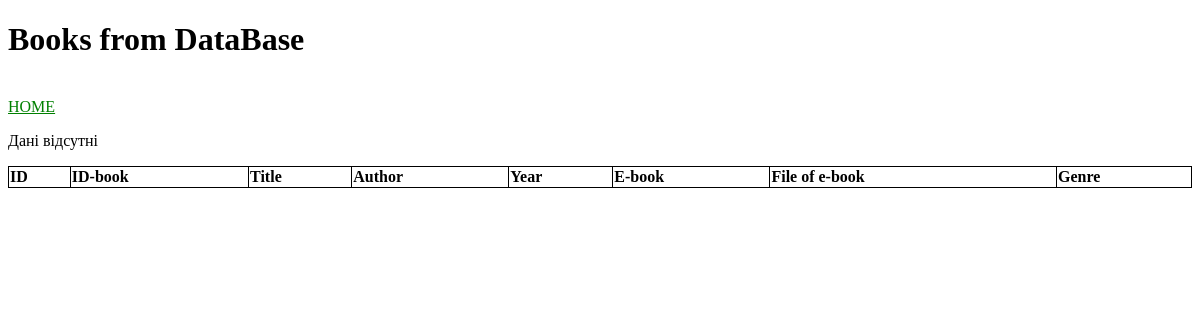
The page /books/adventure on the database as committed earlier.
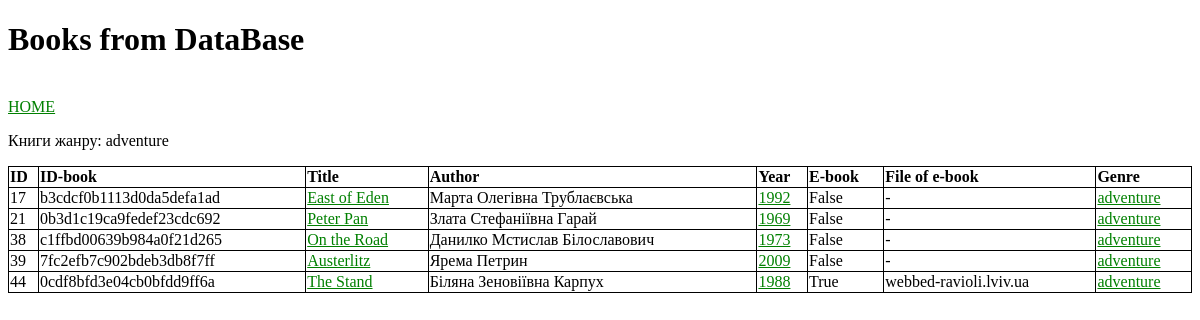
The same page on the database as committed later.
### books/models.py (models this page shows)
class Book(models.Model):
    id = models.IntegerField(auto_created=True, primary_key=True, serialize=False, verbose_name='ID')
    book_id = models.CharField(max_length=255, default=uuid.uuid4, unique=True)
    title = models.CharField(max_length=255)
    author = models.CharField(max_length=255)
    year = models.IntegerField()
    ebook = models.BooleanField()
    filename = models.CharField(max_length=255, null=True)
    genre = models.CharField(max_length=255, null=True)

### books/views.py (the view)
# urls.py: path('books/<str:genre>', views.book_by_genre, name='book_genre'),
def book_by_genre(request, genre):
    template = loader.get_template('books.html')
    book_db = Book.objects.filter(genre=genre).values()
    context = {
        'message': f'Книги жанру: {genre}' if len(book_db) else 'Дані відсутні',
        'books': book_db
    }
    return HttpResponse(template.render(context, request))

### books/templates/books.html (shortened to what this page needs)
<!DOCTYPE html>
<html>
<body>
<h1>Books from DataBase</h1>
<br>
<a href="{% url 'books' %}">HOME</a>
<p>{{ message }}</p>
<table style="width:100%">
  <tr color="blue">
    <th>ID</th>
    <th>ID-book</th>
    <th>Title</th>
    <th>Author</th>
    <th>Year</th>
    <th>E-book</th>
    <th>File of e-book</th>
    <th>Genre</th>
  </tr>
    {% for book in books %}
  <tr>
    <td>{{ book.id }}</td>
    <td>{{ book.book_id }}</td>
    <td><a href="{% url 'book_id' book.id %}">{{ book.title }}</a></td>
    <td>{{ book.author }}</td>
    <td><a href="{% url 'book_year' book.year %}">{{ book.year }}</a></td>
    <td>{{ book.ebook }}</td>
    <td>{{ book.filename }}</td>
    <td><a href="{% url 'book_genre' book.genre %}">{{ book.genre }}</a></td>
  </tr>
    {% endfor %}
</table>
</body>
</html>

### books/templates/books.html (style rules this page uses)
a { color: green; }
table, th, td { border: 1px solid black; border-collapse: collapse; }
th { text-align: left; }
table { border-spacing: 5px; }

Rows that differ between the two databases and show on the page:
added Book: id "17", book_id "b3cdcf0b1113d0da5defa1ad", title "East of Eden", author "Марта Олегівна Трублаєвська", year "1992", ebook "False", filename "-", genre "adventure"
added Book: id "21", book_id "0b3d1c19ca9fedef23cdc692", title "Peter Pan", author "Злата Стефаніївна Гарай", year "1969", ebook "False", filename "-", genre "adventure"
added Book: id "38", book_id "c1ffbd00639b984a0f21d265", title "On the Road", author "Данилко Мстислав Білославович", year "1973", ebook "False", filename "-", genre "adventure"
added Book: id "39", book_id "7fc2efb7c902bdeb3db8f7ff", title "Austerlitz", author "Ярема Петрин", year "2009", ebook "False", filename "-", genre "adventure"
added Book: id "44", book_id "0cdf8bfd3e04cb0bfdd9ff6a", title "The Stand", author "Біляна Зеновіївна Карпух", year "1988", ebook "True", filename "webbed-ravioli.lviv.ua", genre "adventure"
Other text that changed with them:
{{ message }}: "Дані відсутні" → "Книги жанру: adventure"
